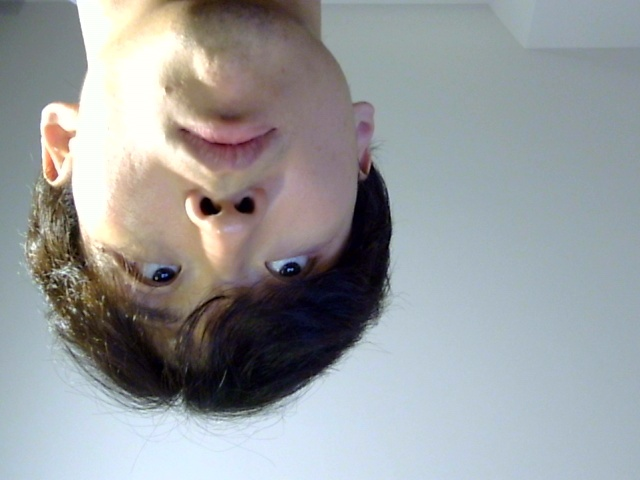
#> input picture Lab 5/captured_image.jpg, 640 x 480 px
$ python -i smile_check_camera.py   (imports and definitions only)   (older library calls are emulated)
#> lines starting #> are read from the running program, lines starting #| are printed output that depends on the picture
"""
Multi-Person Smile-Check Camera
A simple interaction prototype that detects multiple faces and checks if everyone is smiling.
Uses OpenCV Haar Cascade for face detection and image analysis for smile estimation.

Interaction Concept:
- Detects multiple faces simultaneously
- Estimates smile score for each face using mouth region analysis
- Triggers feedback when not everyone is smiling (smile score < 0.65 for >1 second)
- Multiple feedback modes: audio, LED simulation, screen overlay, progress bar
"""

import cv2
import numpy as np
import time
import math
import os
import subprocess
import threading
import struct
import tempfile

class SmileCheckCamera:
    def __init__(self):
        # Initialize OpenCV Haar Cascade Face Detection
        # This is more reliable on Raspberry Pi and doesn't require MediaPipe
        cascade_path = cv2.data.haarcascades + 'haarcascade_frontalface_default.xml'

        # Check if cascade file exists, if not try alternative paths
        if not os.path.exists(cascade_path):
            # Try common alternative paths on Raspberry Pi
            alt_paths = [
                '/usr/share/opencv4/haarcascades/haarcascade_frontalface_default.xml',
                '/usr/local/share/opencv4/haarcascades/haarcascade_frontalface_default.xml',
                'haarcascade_frontalface_default.xml'
            ]
            for alt_path in alt_paths:
                if os.path.exists(alt_path):
                    cascade_path = alt_path
                    break

        try:
            self.face_cascade = cv2.CascadeClassifier(cascade_path)
            if self.face_cascade.empty():
                raise FileNotFoundError(f"Haar cascade file not found: {cascade_path}")
            print(f"Loaded face detector from: {cascade_path}")
        except Exception as e:
            print(f"Error loading face cascade: {e}")
            print("Falling back to default OpenCV cascade path...")
            self.face_cascade = cv2.CascadeClassifier(cv2.data.haarcascades + 'haarcascade_frontalface_default.xml')

        # Face tracking: store (face_id, smile_score, last_update_time, below_threshold_since, smoothed_score)
        # below_threshold_since: timestamp when face first dropped below threshold (None if above threshold)
        # smoothed_score: temporally smoothed smile score to reduce jitter
        self.face_tracking = {}
        self.face_id_counter = 0
        self.smoothing_factor = 0.7  # Higher = more smoothing (0.7 means 70% old, 30% new)

        # Feedback state
        self.feedback_active = False
        self.feedback_start_time = None
        self.led_state = False
        self.last_led_toggle = time.time()
        self.led_blink_rate = 0.5  # seconds

        # Audio feedback state
        self.last_audio_play = 0
        self.audio_interval = 2.0  # Play sound every 2 seconds max when someone isn't smiling

        # Smile detection parameters
        self.smile_threshold = 0.48  # Higher threshold - more accurate, reduce false positives
        self.feedback_delay = 1.0  # seconds before triggering feedback

        # Audio feedback (using pygame, aplay, or system beep)
        self.use_pygame = False
        self.use_aplay = False

        # Try pygame first (best quality)
        try:
            import pygame
            pygame.mixer.init()
            self.use_pygame = True
            print("Audio: Using PyGame for sound notifications")
        except ImportError:
            # Try aplay (available on Raspberry Pi)
            try:
                # Test if aplay is available
                result = subprocess.run(['which', 'aplay'],
                                      capture_output=True,
                                      timeout=1)
                if result.returncode == 0:
                    self.use_aplay = True
                    print("Audio: Using aplay for sound notifications")
                else:
                    print("Audio: Using system beep (install pygame for better sound)")
            except:
                print("Audio: Using system beep (install pygame for better sound)")

    # [406 lines left out: functions calculate_smile_score, play_audio_feedback, update_face_tracking, not called in this run]

    def check_smile_status(self):
        """Check if all faces are smiling and trigger feedback if needed"""
        current_time = time.time()
        all_smiling = True
        min_smile_score = 1.0

        # If no faces detected, consider as "all smiling" (no feedback needed)
        if len(self.face_tracking) == 0:
            self.feedback_active = False
            self.feedback_start_time = None
            return True, 1.0

        for face_id, face_data in self.face_tracking.items():
            # Handle both old format (5 items) and new format (6 items with smoothed_score)
            if len(face_data) == 6:
                x, y, score, last_time, below_threshold_since, smoothed_score = face_data
            else:
                x, y, score, last_time, below_threshold_since = face_data[:5]
                smoothed_score = score
            if score is None:
                all_smiling = False
                min_smile_score = 0.0
                break

            if score < self.smile_threshold:
                all_smiling = False
                min_smile_score = min(min_smile_score, score)

                # Check if this face has been below threshold for more than delay time
                if below_threshold_since is not None:
                    time_below_threshold = current_time - below_threshold_since
                    if time_below_threshold > self.feedback_delay:
                        if not self.feedback_active:
                            self.feedback_active = True
                            self.feedback_start_time = current_time
                        return False, min_smile_score

        # All faces are smiling
        self.feedback_active = False
        self.feedback_start_time = None
        return True, min_smile_score

    def draw_feedback(self, image):
        """Draw various feedback modes on the image"""
        h, w = image.shape[:2]

        # Visual smile sync bar
        bar_width = int(w * 0.6)
        bar_height = 30
        bar_x = (w - bar_width) // 2
        bar_y = 30

        # Calculate overall smile status
        if len(self.face_tracking) > 0:
            scores = []
            for face_data in self.face_tracking.values():
                if len(face_data) >= 3:
                    score = face_data[2]  # smile_score is at index 2
                    if score is not None:
                        scores.append(score)
            if scores:
                avg_score = np.mean(scores)
                min_score = min(scores)
            else:
                avg_score = 0.5
                min_score = 0.5
        else:
            avg_score = 0.5
            min_score = 0.5

        # Background bar
        cv2.rectangle(image, (bar_x, bar_y), (bar_x + bar_width, bar_y + bar_height), (50, 50, 50), -1)
        # Progress bar (green when smiling, red when not)
        progress = int(bar_width * min_score)
        color = (0, 255, 0) if min_score >= self.smile_threshold else (0, 0, 255)
        cv2.rectangle(image, (bar_x, bar_y), (bar_x + progress, bar_y + bar_height), color, -1)
        # Border
        cv2.rectangle(image, (bar_x, bar_y), (bar_x + bar_width, bar_y + bar_height), (255, 255, 255), 2)
        # Text
        cv2.putText(image, f'Smile Status: {int(min_score*100)}%',
                   (bar_x + 10, bar_y + 20), cv2.FONT_HERSHEY_SIMPLEX, 0.6, (255, 255, 255), 2)

        # Red border when feedback is active
        if self.feedback_active:
            border_thickness = 10
            cv2.rectangle(image, (0, 0), (w, h), (0, 0, 255), border_thickness)

            # Warning text
            text = "Someone isn't smiling yet!"
            font_scale = 1.2
            thickness = 3
            (text_width, text_height), baseline = cv2.getTextSize(text, cv2.FONT_HERSHEY_COMPLEX, font_scale, thickness)
            text_x = (w - text_width) // 2
            text_y = h - 50
            # Background for text
            cv2.rectangle(image,
                         (text_x - 10, text_y - text_height - 10),
                         (text_x + text_width + 10, text_y + baseline + 10),
                         (0, 0, 255), -1)
            cv2.putText(image, text, (text_x, text_y),
                       cv2.FONT_HERSHEY_COMPLEX, font_scale, (255, 255, 255), thickness)

        # LED simulation (flashing when feedback active)
        if self.feedback_active:
            current_time = time.time()
            if current_time - self.last_led_toggle > self.led_blink_rate:
                self.led_state = not self.led_state
                self.last_led_toggle = current_time

            # Draw LED indicator (top right)
            led_size = 30
            led_x = w - 50
            led_y = 50
            led_color = (0, 255, 255) if self.led_state else (0, 150, 150)  # Cyan LED
            cv2.circle(image, (led_x, led_y), led_size, led_color, -1)
            cv2.circle(image, (led_x, led_y), led_size, (255, 255, 255), 2)
            cv2.putText(image, "LED", (led_x - 20, led_y + led_size + 20),
                       cv2.FONT_HERSHEY_SIMPLEX, 0.5, (255, 255, 255), 1)

    def process_frame(self, image):
        """Process a single frame and return annotated image"""
        current_time = time.time()
        h, w = image.shape[:2]

        # Convert to grayscale for face detection (Haar Cascade works on grayscale)
        gray = cv2.cvtColor(image, cv2.COLOR_BGR2GRAY)

        # Detect faces using Haar Cascade
        # scaleFactor: how much the image size is reduced at each scale
        # minNeighbors: how many neighbors each candidate rectangle should have
        # minSize: minimum possible object size
        faces = self.face_cascade.detectMultiScale(
            gray,
            scaleFactor=1.1,
            minNeighbors=5,
            minSize=(30, 30),
            flags=cv2.CASCADE_SCALE_IMAGE
        )

        # Track faces and calculate smile scores
        if len(faces) > 0:
            # Update face tracking and calculate smile scores in one pass
            self.update_face_tracking(faces, image, current_time)

            # Draw bounding boxes and smile scores for each detected face
            for idx, bbox in enumerate(faces):
                x_min, y_min, face_width, face_height = bbox
                x_max = x_min + face_width
                y_max = y_min + face_height

                # Get face center for matching display (normalized)
                face_center_x = (x_min + face_width / 2) / w
                face_center_y = (y_min + face_height / 2) / h

                # Find corresponding face ID in tracking
                best_match_id = None
                min_distance = float('inf')
                for face_id, face_data in self.face_tracking.items():
                    x, y = face_data[0], face_data[1]
                    distance = math.hypot(x - face_center_x, y - face_center_y)
                    if distance < min_distance and distance < 0.1:
                        min_distance = distance
                        best_match_id = face_id

                # Get smile score for this face
                if best_match_id is not None:
                    face_data = self.face_tracking[best_match_id]
                    smile_score = face_data[2] if len(face_data) >= 3 else 0.3
                else:
                    smile_score = self.calculate_smile_score(bbox, image)

                # Determine if this person is smiling
                is_smiling = smile_score >= self.smile_threshold

                # Draw bounding box with different styles for smiling vs not smiling
                if is_smiling:
                    # Green outline for smiling faces (thinner, less prominent)
                    box_color = (0, 255, 0)
                    thickness = 2
                    # Draw the bounding box
                    cv2.rectangle(image, (x_min, y_min), (x_max, y_max), box_color, thickness)

                    # Display smile score
                    face_label = best_match_id if best_match_id is not None else idx
                    score_text = f"Face {face_label}: {smile_score:.2f}"
                    cv2.putText(image, score_text, (x_min, max(y_min - 10, 20)),
                               cv2.FONT_HERSHEY_SIMPLEX, 0.5, box_color, 2)
                else:
                    # RED OUTLINE for non-smiling faces - make it very obvious
                    box_color = (0, 0, 255)  # Bright red
                    thickness = 5  # Thick red outline

                    # Draw multiple red rectangles for emphasis (glow effect)
                    for offset in range(3, 0, -1):
                        cv2.rectangle(image,
                                     (x_min-offset, y_min-offset),
                                     (x_max+offset, y_max+offset),
                                     (0, 0, 255), 2)

                    # Main thick red bounding box
                    cv2.rectangle(image, (x_min, y_min), (x_max, y_max), box_color, thickness)

                    # Draw diagonal corner markers for extra visibility
                    corner_size = 15
                    # Top-left corner
                    cv2.line(image, (x_min, y_min), (x_min + corner_size, y_min), box_color, 3)
                    cv2.line(image, (x_min, y_min), (x_min, y_min + corner_size), box_color, 3)
                    # Top-right corner
                    cv2.line(image, (x_max, y_min), (x_max - corner_size, y_min), box_color, 3)
                    cv2.line(image, (x_max, y_min), (x_max, y_min + corner_size), box_color, 3)
                    # Bottom-left corner
                    cv2.line(image, (x_min, y_max), (x_min + corner_size, y_max), box_color, 3)
                    cv2.line(image, (x_min, y_max), (x_min, y_max - corner_size), box_color, 3)
                    # Bottom-right corner
                    cv2.line(image, (x_max, y_max), (x_max - corner_size, y_max), box_color, 3)
                    cv2.line(image, (x_max, y_max), (x_max, y_max - corner_size), box_color, 3)

                    # Display warning message with background
                    face_label = best_match_id if best_match_id is not None else idx
                    warning_text = f"Face {face_label}: NOT SMILING!"
                    score_text = f"Score: {smile_score:.2f}"

                    # Calculate text size and position
                    text_size_warning = cv2.getTextSize(warning_text, cv2.FONT_HERSHEY_SIMPLEX, 0.7, 2)[0]
                    text_size_score = cv2.getTextSize(score_text, cv2.FONT_HERSHEY_SIMPLEX, 0.6, 2)[0]

                    text_x = x_min
                    text_y_warning = max(y_min - 20, 30)
                    text_y_score = text_y_warning + text_size_warning[1] + 8

                    # Background rectangle for warning text (red background)
                    cv2.rectangle(image,
                                 (text_x - 5, text_y_warning - text_size_warning[1] - 5),
                                 (text_x + text_size_warning[0] + 5, text_y_warning + 5),
                                 (0, 0, 255), -1)

                    # Background rectangle for score text
                    cv2.rectangle(image,
                                 (text_x - 5, text_y_score - text_size_score[1] - 5),
                                 (text_x + text_size_score[0] + 5, text_y_score + 5),
                                 (0, 0, 200), -1)

                    # Warning text (white on red)
                    cv2.putText(image, warning_text, (text_x, text_y_warning),
                               cv2.FONT_HERSHEY_SIMPLEX, 0.7, (255, 255, 255), 2)

                    # Score text
                    cv2.putText(image, score_text, (text_x, text_y_score),
                               cv2.FONT_HERSHEY_SIMPLEX, 0.6, (255, 255, 255), 2)

                    # Draw red indicator circle at top center of face
                    center_x = (x_min + x_max) // 2
                    cv2.circle(image, (center_x, y_min - 12), 10, (0, 0, 255), -1)
                    cv2.circle(image, (center_x, y_min - 12), 10, (255, 255, 255), 2)
                    # Add exclamation mark
                    cv2.putText(image, "!", (center_x - 5, y_min - 5),
                               cv2.FONT_HERSHEY_SIMPLEX, 0.6, (255, 255, 255), 2)

        # Check smile status and trigger feedback
        all_smiling, min_score = self.check_smile_status()

        # Trigger audio feedback when someone isn't smiling
        if self.feedback_active:
            # Play sound notification (with rate limiting)
            self.play_audio_feedback()

        # Draw feedback overlays
        self.draw_feedback(image)

        # Display status
        h, w = image.shape[:2]
        status_text = f"Faces: {len(self.face_tracking)} | All Smiling: {all_smiling}"
        cv2.putText(image, status_text, (10, h - 20),
                   cv2.FONT_HERSHEY_SIMPLEX, 0.6, (255, 255, 255), 2)

        return image

# [53 lines left out: function main, not called in this run]

# [2 lines not run here, left out]

>>> import cv2
>>> picture = cv2.imread('captured_image.jpg')
#> picture is the input picture: shape (480, 640, 3); mean B, G, R 157.7, 155.5, 152.3
>>> result = SmileCheckCamera().process_frame(picture)
#> in process_frame, `gray = cv2.cvtColor(image, cv2.COLOR_BGR2GRAY)`:
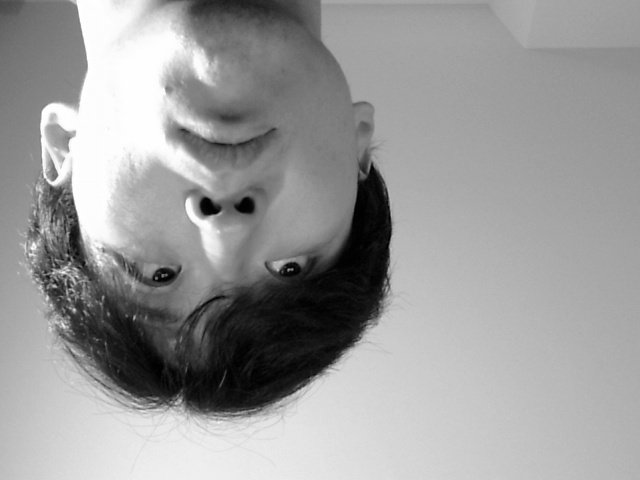
#> gray: shape (480, 640); min 0, max 255, mean 154.8
#> in process_frame, `faces = self.face_cascade.detectMultiScale( gray, scaleFactor=1.1, min..`: faces = ()
#> in process_frame, `cv2.putText(image, status_text, (10, h - 20), cv2.FONT_HERSHEY_SIMPLEX..`:
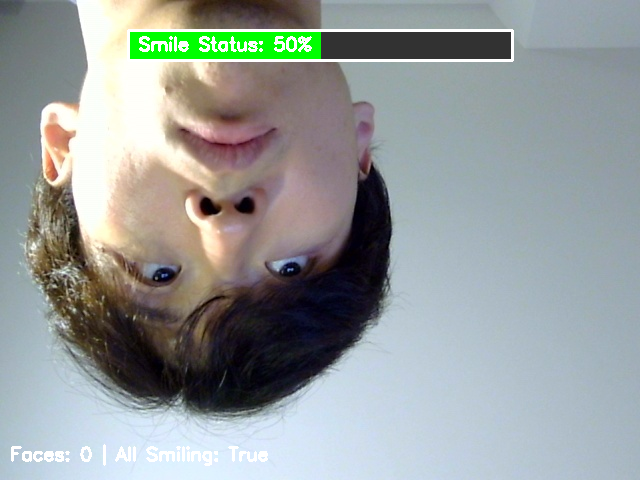
#> image: shape (480, 640, 3); mean B, G, R 155.2, 156.1, 149.8

$ run again, on Lab 5/frame.jpg
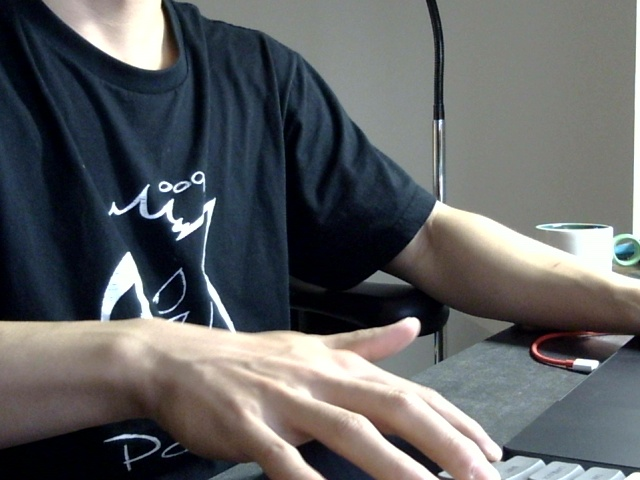
#> input picture Lab 5/frame.jpg, 640 x 480 px
#> picture is the input picture: shape (480, 640, 3); mean B, G, R 98.8, 97, 95.2
#> in process_frame, `gray = cv2.cvtColor(image, cv2.COLOR_BGR2GRAY)`:
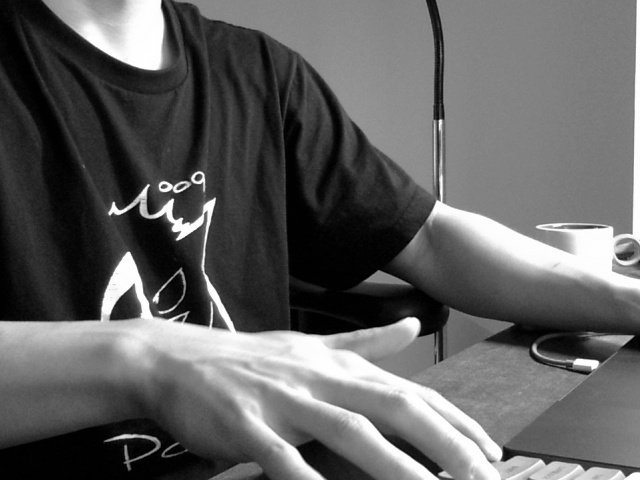
#> gray: shape (480, 640); min 0, max 255, mean 96.6
#> faces = ()
#> in process_frame, `cv2.putText(image, status_text, (10, h - 20), cv2.FONT_HERSHEY_SIMPLEX..`:
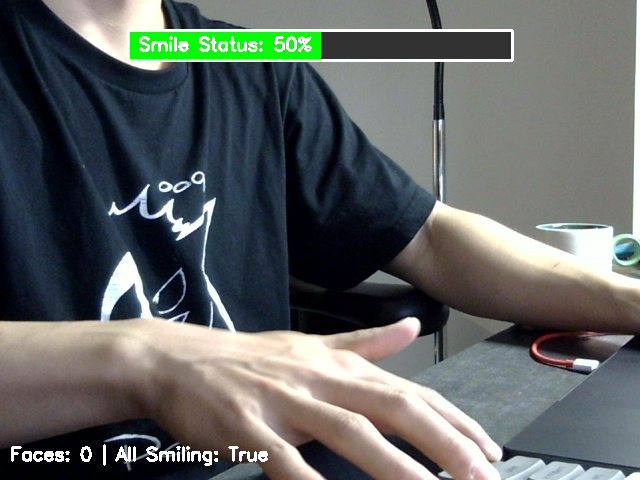
#> image: shape (480, 640, 3); mean B, G, R 99, 100.5, 95.6
